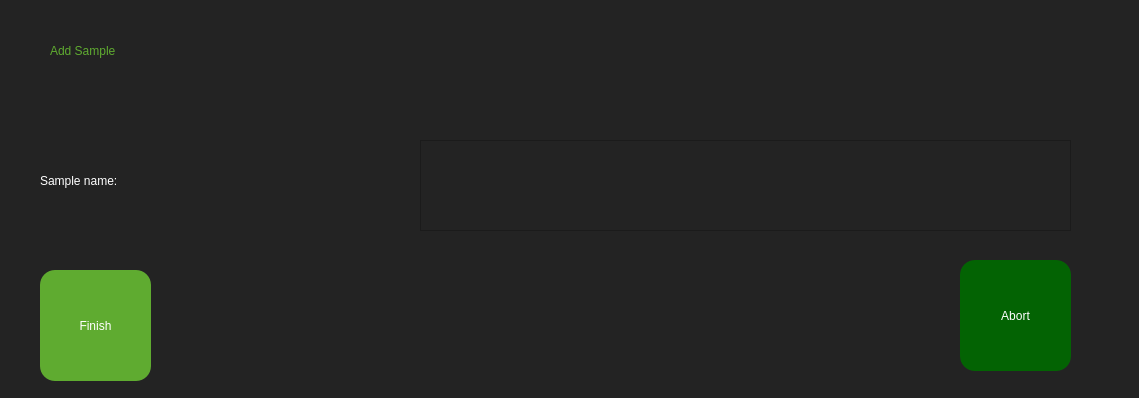
<?xml version="1.0" encoding="UTF-8"?>
<ui version="4.0">
 <class>Dialog</class>
 <widget class="QDialog" name="Dialog">
  <property name="geometry">
   <rect>
    <x>0</x>
    <y>0</y>
    <width>1139</width>
    <height>398</height>
   </rect>
  </property>
  <property name="windowTitle">
   <string>Dialog</string>
  </property>
  <property name="styleSheet">
   <string notr="true">background-color: rgb(35, 35, 35);</string>
  </property>
  <widget class="QLabel" name="label">
   <property name="geometry">
    <rect>
     <x>50</x>
     <y>10</y>
     <width>361</width>
     <height>81</height>
    </rect>
   </property>
   <property name="styleSheet">
    <string notr="true">color: rgb(95, 171, 48);
font: 32pt &quot;Cambria&quot;;</string>
   </property>
   <property name="text">
    <string>Add Sample</string>
   </property>
  </widget>
  <widget class="QPlainTextEdit" name="textEditSampleName">
   <property name="geometry">
    <rect>
     <x>420</x>
     <y>140</y>
     <width>651</width>
     <height>91</height>
    </rect>
   </property>
   <property name="styleSheet">
    <string notr="true">color: rgb(95, 171, 48);
font: 32pt &quot;Cambria&quot;;</string>
   </property>
   <property name="plainText">
    <string/>
   </property>
  </widget>
  <widget class="QLabel" name="label_2">
   <property name="geometry">
    <rect>
     <x>40</x>
     <y>140</y>
     <width>361</width>
     <height>81</height>
    </rect>
   </property>
   <property name="styleSheet">
    <string notr="true">color: rgb(255, 255, 255);
font: 24pt &quot;Cambria&quot;;</string>
   </property>
   <property name="text">
    <string>Sample name:</string>
   </property>
  </widget>
  <widget class="QPushButton" name="btnFinish">
   <property name="geometry">
    <rect>
     <x>40</x>
     <y>270</y>
     <width>111</width>
     <height>111</height>
    </rect>
   </property>
   <property name="styleSheet">
    <string notr="true">QPushButton{background-color:rgba(95, 171, 48);
color: rgb(255,255,255);
border-radius: 15px;}</string>
   </property>
   <property name="text">
    <string>Finish</string>
   </property>
  </widget>
  <widget class="QPushButton" name="btnAbort">
   <property name="geometry">
    <rect>
     <x>960</x>
     <y>260</y>
     <width>111</width>
     <height>111</height>
    </rect>
   </property>
   <property name="styleSheet">
    <string notr="true">QPushButton{background-color:rgba(3, 99, 3);
color: rgb(255,255,255);
border-radius: 15px;}
	</string>
   </property>
   <property name="text">
    <string>Abort</string>
   </property>
  </widget>
 </widget>
 <resources/>
 <connections/>
</ui>
